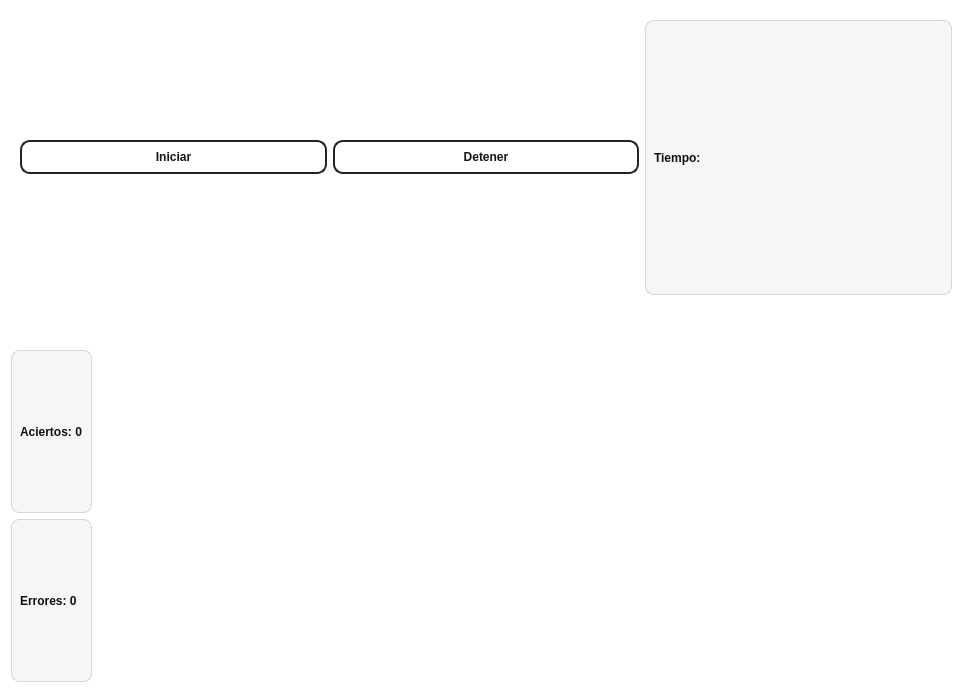
<?xml version="1.0" encoding="UTF-8"?>
<ui version="4.0">
 <class>BCIEvaluatorOperator</class>
 <widget class="QWidget" name="BCIEvaluatorOperator">
  <property name="geometry">
   <rect>
    <x>0</x>
    <y>0</y>
    <width>972</width>
    <height>693</height>
   </rect>
  </property>
  <property name="palette">
   <palette>
    <active>
     <colorrole role="Button">
      <brush brushstyle="SolidPattern">
       <color alpha="255">
        <red>255</red>
        <green>255</green>
        <blue>255</blue>
       </color>
      </brush>
     </colorrole>
     <colorrole role="Base">
      <brush brushstyle="SolidPattern">
       <color alpha="255">
        <red>255</red>
        <green>255</green>
        <blue>255</blue>
       </color>
      </brush>
     </colorrole>
     <colorrole role="Window">
      <brush brushstyle="SolidPattern">
       <color alpha="255">
        <red>255</red>
        <green>255</green>
        <blue>255</blue>
       </color>
      </brush>
     </colorrole>
    </active>
    <inactive>
     <colorrole role="Button">
      <brush brushstyle="SolidPattern">
       <color alpha="255">
        <red>255</red>
        <green>255</green>
        <blue>255</blue>
       </color>
      </brush>
     </colorrole>
     <colorrole role="Base">
      <brush brushstyle="SolidPattern">
       <color alpha="255">
        <red>255</red>
        <green>255</green>
        <blue>255</blue>
       </color>
      </brush>
     </colorrole>
     <colorrole role="Window">
      <brush brushstyle="SolidPattern">
       <color alpha="255">
        <red>255</red>
        <green>255</green>
        <blue>255</blue>
       </color>
      </brush>
     </colorrole>
    </inactive>
    <disabled>
     <colorrole role="Button">
      <brush brushstyle="SolidPattern">
       <color alpha="255">
        <red>255</red>
        <green>255</green>
        <blue>255</blue>
       </color>
      </brush>
     </colorrole>
     <colorrole role="Base">
      <brush brushstyle="SolidPattern">
       <color alpha="255">
        <red>255</red>
        <green>255</green>
        <blue>255</blue>
       </color>
      </brush>
     </colorrole>
     <colorrole role="Window">
      <brush brushstyle="SolidPattern">
       <color alpha="255">
        <red>255</red>
        <green>255</green>
        <blue>255</blue>
       </color>
      </brush>
     </colorrole>
    </disabled>
   </palette>
  </property>
  <property name="font">
   <font>
    <family>SansSerif</family>
   </font>
  </property>
  <property name="windowTitle">
   <string>Form</string>
  </property>
  <property name="autoFillBackground">
   <bool>false</bool>
  </property>
  <property name="styleSheet">
   <string notr="true">background-color: rgb(255, 255, 255);</string>
  </property>
  <layout class="QVBoxLayout" name="verticalLayout_2">
   <item>
    <layout class="QVBoxLayout" name="verticalLayout">
     <item>
      <widget class="QWidget" name="widget" native="true">
       <layout class="QVBoxLayout" name="verticalLayout_5">
        <item>
         <layout class="QHBoxLayout" name="horizontalLayout">
          <item>
           <layout class="QHBoxLayout" name="horizontalLayout_2">
            <item>
             <widget class="QPushButton" name="btn_start">
              <property name="styleSheet">
               <string notr="true">QPushButton {
    color: rgb(20, 20, 20);

    background-color: rgba(255, 255, 255, 220);
    border: 2px solid rgb(35, 35, 35);
    border-radius: 10px;

    font: 12pt &quot;Cascadia Mono ExtraLight&quot;;
    font-weight: bold;

    padding: 8px 16px;
}

QPushButton:hover {
    background-color: rgba(240, 240, 240, 235);
    border: 2px solid rgb(0, 0, 0);
}

QPushButton:pressed {
    background-color: rgba(225, 225, 225, 240);
    padding-left: 2px;
    padding-top: 2px;
}</string>
              </property>
              <property name="text">
               <string>Iniciar</string>
              </property>
             </widget>
            </item>
            <item>
             <widget class="QPushButton" name="btn_stop">
              <property name="styleSheet">
               <string notr="true">QPushButton {
    color: rgb(20, 20, 20);

    background-color: rgba(255, 255, 255, 220);
    border: 2px solid rgb(35, 35, 35);
    border-radius: 10px;

    font: 12pt &quot;Cascadia Mono ExtraLight&quot;;
    font-weight: bold;

    padding: 8px 16px;
}

QPushButton:hover {
    background-color: rgba(240, 240, 240, 235);
    border: 2px solid rgb(0, 0, 0);
}

QPushButton:pressed {
    background-color: rgba(225, 225, 225, 240);
    padding-left: 2px;
    padding-top: 2px;
}</string>
              </property>
              <property name="text">
               <string>Detener</string>
              </property>
             </widget>
            </item>
            <item>
             <widget class="QLabel" name="lbl_time">
              <property name="styleSheet">
               <string notr="true">color: rgb(15, 15, 15);
font: 12pt &quot;Cascadia Mono ExtraLight&quot;;
font-weight: bold;

background-color: rgba(245, 245, 245, 220);
border: 1px solid rgba(0, 0, 0, 35);
border-radius: 8px;
padding: 5px;</string>
              </property>
              <property name="text">
               <string>Tiempo:</string>
              </property>
             </widget>
            </item>
           </layout>
          </item>
         </layout>
        </item>
        <item>
         <layout class="QVBoxLayout" name="sequence_layout">
          <item>
           <spacer name="horizontalSpacer">
            <property name="orientation">
             <enum>Qt::Horizontal</enum>
            </property>
            <property name="sizeHint" stdset="0">
             <size>
              <width>40</width>
              <height>20</height>
             </size>
            </property>
           </spacer>
          </item>
          <item>
           <spacer name="horizontalSpacer_2">
            <property name="orientation">
             <enum>Qt::Horizontal</enum>
            </property>
            <property name="sizeHint" stdset="0">
             <size>
              <width>40</width>
              <height>20</height>
             </size>
            </property>
           </spacer>
          </item>
         </layout>
        </item>
       </layout>
      </widget>
     </item>
     <item>
      <layout class="QHBoxLayout" name="horizontalLayout_3">
       <item>
        <layout class="QVBoxLayout" name="verticalLayout_3">
         <item>
          <widget class="QLabel" name="lbl_hits">
           <property name="styleSheet">
            <string notr="true">color: rgb(15, 15, 15);
font: 12pt &quot;Cascadia Mono ExtraLight&quot;;
font-weight: bold;

background-color: rgba(245, 245, 245, 220);
border: 1px solid rgba(0, 0, 0, 35);
border-radius: 8px;
padding: 5px;</string>
           </property>
           <property name="text">
            <string>Aciertos: 0</string>
           </property>
          </widget>
         </item>
         <item>
          <widget class="QLabel" name="lbl_miss">
           <property name="styleSheet">
            <string notr="true">color: rgb(15, 15, 15);
font: 12pt &quot;Cascadia Mono ExtraLight&quot;;
font-weight: bold;

background-color: rgba(245, 245, 245, 220);
border: 1px solid rgba(0, 0, 0, 35);
border-radius: 8px;
padding: 5px;</string>
           </property>
           <property name="text">
            <string>Errores: 0</string>
           </property>
          </widget>
         </item>
        </layout>
       </item>
       <item>
        <spacer name="horizontalSpacer_3">
         <property name="orientation">
          <enum>Qt::Horizontal</enum>
         </property>
         <property name="sizeHint" stdset="0">
          <size>
           <width>40</width>
           <height>20</height>
          </size>
         </property>
        </spacer>
       </item>
      </layout>
     </item>
    </layout>
   </item>
  </layout>
 </widget>
 <resources/>
 <connections/>
</ui>
